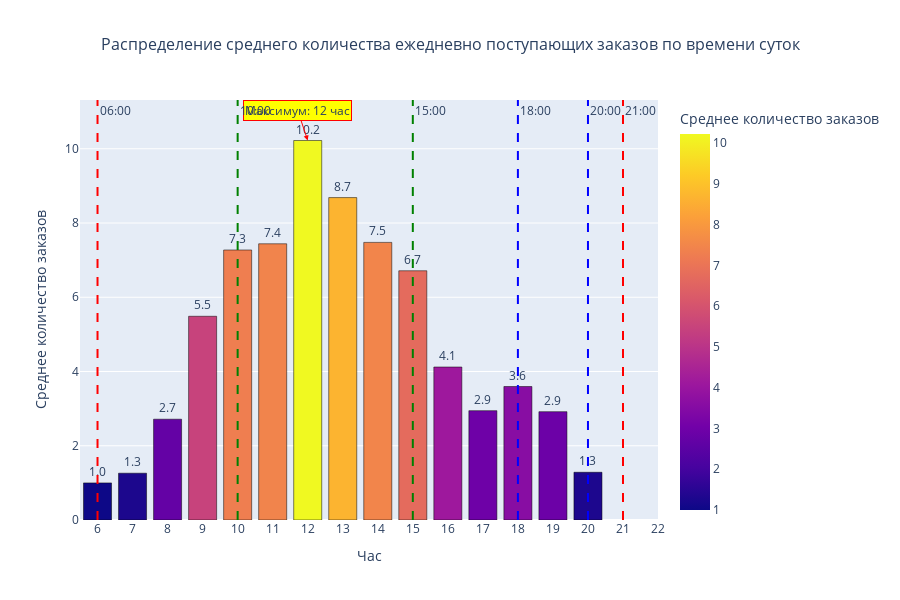

The notebook cell this image was saved under:
### Markdown cell above
### Задание 4.7
Выделите дату из признака времени совершения транзакции.
Сгруппируйте данные по датам и часам совершения транзакции и найдите количество заказов на каждый день-час. Затем найдите среднее количество ежедневно поступающих заказов в каждый из часов.

Постройте визуализацию, отражающую распределение среднего количества ежедневно поступающих заказов по времени суток (часу совершения транзакции).

Выберите верные утверждения:
* Больше всего заказов совершается в дневное время в интервале от 18 до 20 часов
* Больше всего заказов совершается в вечернее время в интервале от 10 до 15 часов
* Начиная с 21 часа вечера и до 6 утра (не включительно) заказы не поступают 
* Заказы поступают во все периоды дня

### Code cell
# Выделяем дату из признака времени совершения транзакции
data['Date'] = data['InvoiceDate'].dt.date

# Создаём временную копию для группировки
temp_data = data.copy()
temp_data['Date'] = pd.to_datetime(temp_data['Date'])

# Группируем данные по датам и часам, считаем количество уникальных заказов
orders_by_date_hour = temp_data.groupby(['Date', 'Hour'])['InvoiceNo'].nunique().reset_index()
orders_by_date_hour.columns = ['Date', 'Hour', 'Orders']

print("Пример данных по датам и часам (первые 10 строк):")
print("="*60)
print(orders_by_date_hour.head(10))
print("="*60)

# Находим среднее количество ежедневно поступающих заказов в каждый из часов
avg_orders_by_hour = orders_by_date_hour.groupby('Hour')['Orders'].mean().sort_index()

# Подготавливаем данные для визуализации
df_hourly = pd.DataFrame({
    'Hour': avg_orders_by_hour.index,
    'AvgOrders': avg_orders_by_hour.values
})

# Определяем час с максимальным количеством заказов
max_hour = avg_orders_by_hour.idxmax()
max_avg_orders = avg_orders_by_hour.max()

print(f"\nСреднее количество заказов по часам:")
print("="*60)
for hour in range(24):
    if hour in avg_orders_by_hour.index:
        count = avg_orders_by_hour[hour]
        marker = " ← МАКСИМУМ" if hour == max_hour else ""
        print(f"Час {hour:2d}: {count:>8.2f} заказов{marker}")
    else:
        print(f"Час {hour:2d}: {0:>8.2f} заказов ← НЕТ ЗАКАЗОВ")
print("="*60)

# Проверяем утверждения
print(f"\nПроверка утверждений:")
print("="*60)

# Утверждение 1: Больше всего заказов в интервале от 18 до 20 часов
max_orders_18_20 = avg_orders_by_hour[(avg_orders_by_hour.index >= 18) & (avg_orders_by_hour.index < 20)].max() if len(avg_orders_by_hour[(avg_orders_by_hour.index >= 18) & (avg_orders_by_hour.index < 20)]) > 0 else 0
statement1 = max_orders_18_20 >= avg_orders_by_hour.max()
print(f"1. Больше всего заказов в интервале 18-20 часов: {statement1}")
print(f"   Максимум в 18-20: {max_orders_18_20:.2f}, Общий максимум: {max_avg_orders:.2f}")

# Утверждение 2: Больше всего заказов в интервале от 10 до 15 часов
max_orders_10_15 = avg_orders_by_hour[(avg_orders_by_hour.index >= 10) & (avg_orders_by_hour.index < 15)].max() if len(avg_orders_by_hour[(avg_orders_by_hour.index >= 10) & (avg_orders_by_hour.index < 15)]) > 0 else 0
statement2 = max_orders_10_15 >= avg_orders_by_hour.max()
print(f"2. Больше всего заказов в интервале 10-15 часов: {statement2}")
print(f"   Максимум в 10-15: {max_orders_10_15:.2f}, Общий максимум: {max_avg_orders:.2f}")

# Утверждение 3: Начиная с 21 часа и до 6 утра (не включительно) заказы не поступают
hours_21_to_6 = list(range(21, 24)) + list(range(0, 6))
orders_21_to_6 = avg_orders_by_hour[avg_orders_by_hour.index.isin(hours_21_to_6)]
statement3 = len(orders_21_to_6) == 0 or orders_21_to_6.sum() == 0
print(f"3. С 21 до 6 утра заказы не поступают: {statement3}")
if len(orders_21_to_6) > 0:
    print(f"   Заказы в этот период: {orders_21_to_6.sum():.2f}")
    print(f"   Часы с заказами: {orders_21_to_6[orders_21_to_6 > 0].index.tolist()}")

# Утверждение 4: Заказы поступают во все периоды дня
all_hours = set(range(24))
hours_with_orders = set(avg_orders_by_hour[avg_orders_by_hour > 0].index)
statement4 = all_hours == hours_with_orders
print(f"4. Заказы поступают во все периоды дня: {statement4}")
if not statement4:
    hours_without_orders = sorted(all_hours - hours_with_orders)
    print(f"   Часы без заказов: {hours_without_orders}")

print("="*60)

# Строим визуализацию
fig = px.bar(
    df_hourly,
    x='Hour',
    y='AvgOrders',
    title='Распределение среднего количества ежедневно поступающих заказов по времени суток',
    labels={'AvgOrders': 'Среднее количество заказов', 'Hour': 'Час'},
    text='AvgOrders',
    color='AvgOrders',
    color_continuous_scale='Plasma'
)

# Настраиваем внешний вид
fig.update_traces(
    texttemplate='%{text:.1f}',
    textposition='outside',
    marker_line_color='black',
    marker_line_width=0.5
)

# Выделяем час с максимальным количеством заказов
fig.add_annotation(
    x=max_hour,
    y=max_avg_orders,
    text=f'Максимум: {max_hour} час',
    showarrow=True,
    arrowhead=2,
    arrowcolor='red',
    bgcolor='yellow',
    bordercolor='red'
)

# Добавляем вертикальные линии для выделения периодов
fig.add_vline(x=18, line_dash="dash", line_color="blue", annotation_text="18:00")
fig.add_vline(x=20, line_dash="dash", line_color="blue", annotation_text="20:00")
fig.add_vline(x=10, line_dash="dash", line_color="green", annotation_text="10:00")
fig.add_vline(x=15, line_dash="dash", line_color="green", annotation_text="15:00")
fig.add_vline(x=21, line_dash="dash", line_color="red", annotation_text="21:00")
fig.add_vline(x=6, line_dash="dash", line_color="red", annotation_text="06:00")

fig.update_layout(
    title_font_size=16,
    title_x=0.5,
    xaxis_title='Час',
    yaxis_title='Среднее количество заказов',
    height=600,
    xaxis=dict(tickmode='linear', tick0=0, dtick=1)
)

fig.show()

# Дополнительная статистика
print(f"\nДополнительная статистика:")
print(f"Час с максимальным количеством заказов: {max_hour} ({max_avg_orders:.2f} заказов)")
print(f"Часы с заказами: {sorted(hours_with_orders)}")
print(f"Всего часов с заказами: {len(hours_with_orders)} из 24")

### Figure 1 — Plotly figure (JSON) as saved in the notebook; plotly's stock layout.template omitted (floating-point values rounded to 4 significant figures)
{"data": [{"alignmentgroup": "True", "hovertemplate": "Час=%{x}<br>Среднее количество заказов=%{marker.color}<extra></extra>", "legendgroup": "", "marker": {"color": [1, 1.261, 2.716, 5.488, 7.274, 7.441, 10.22, 8.685, 7.478, 6.714, 4.121, 2.945, 3.596, 2.918, 1.286], "coloraxis": "coloraxis", "line": {"color": "black", "width": 0.5}, "pattern": {"shape": ""}}, "name": "", "offsetgroup": "", "orientation": "v", "showlegend": false, "text": [1, 1.261, 2.716, 5.488, 7.274, 7.441, 10.22, 8.685, 7.478, 6.714, 4.121, 2.945, 3.596, 2.918, 1.286], "textposition": "outside", "texttemplate": "%{text:.1f}", "type": "bar", "x": [6, 7, 8, 9, 10, 11, 12, 13, 14, 15, 16, 17, 18, 19, 20], "xaxis": "x", "y": [1, 1.261, 2.716, 5.488, 7.274, 7.441, 10.22, 8.685, 7.478, 6.714, 4.121, 2.945, 3.596, 2.918, 1.286], "yaxis": "y"}], "layout": {"annotations": [{"arrowcolor": "red", "arrowhead": 2, "bgcolor": "yellow", "bordercolor": "red", "showarrow": true, "text": "Максимум: 12 час", "x": 12, "y": 10.22}, {"showarrow": false, "text": "18:00", "x": 18, "xanchor": "left", "xref": "x", "y": 1, "yanchor": "top", "yref": "y domain"}, {"showarrow": false, "text": "20:00", "x": 20, "xanchor": "left", "xref": "x", "y": 1, "yanchor": "top", "yref": "y domain"}, {"showarrow": false, "text": "10:00", "x": 10, "xanchor": "left", "xref": "x", "y": 1, "yanchor": "top", "yref": "y domain"}, {"showarrow": false, "text": "15:00", "x": 15, "xanchor": "left", "xref": "x", "y": 1, "yanchor": "top", "yref": "y domain"}, {"showarrow": false, "text": "21:00", "x": 21, "xanchor": "left", "xref": "x", "y": 1, "yanchor": "top", "yref": "y domain"}, {"showarrow": false, "text": "06:00", "x": 6, "xanchor": "left", "xref": "x", "y": 1, "yanchor": "top", "yref": "y domain"}], "barmode": "relative", "coloraxis": {"colorbar": {"title": {"text": "Среднее количество заказов"}}, "colorscale": [[0, "#0d0887"], [0.1111, "#46039f"], [0.2222, "#7201a8"], [0.3333, "#9c179e"], [0.4444, "#bd3786"], [0.5556, "#d8576b"], [0.6667, "#ed7953"], [0.7778, "#fb9f3a"], [0.8889, "#fdca26"], [1, "#f0f921"]]}, "height": 600, "legend": {"tracegroupgap": 0}, "shapes": [{"line": {"color": "blue", "dash": "dash"}, "type": "line", "x0": 18, "x1": 18, "xref": "x", "y0": 0, "y1": 1, "yref": "y domain"}, {"line": {"color": "blue", "dash": "dash"}, "type": "line", "x0": 20, "x1": 20, "xref": "x", "y0": 0, "y1": 1, "yref": "y domain"}, {"line": {"color": "green", "dash": "dash"}, "type": "line", "x0": 10, "x1": 10, "xref": "x", "y0": 0, "y1": 1, "yref": "y domain"}, {"line": {"color": "green", "dash": "dash"}, "type": "line", "x0": 15, "x1": 15, "xref": "x", "y0": 0, "y1": 1, "yref": "y domain"}, {"line": {"color": "red", "dash": "dash"}, "type": "line", "x0": 21, "x1": 21, "xref": "x", "y0": 0, "y1": 1, "yref": "y domain"}, {"line": {"color": "red", "dash": "dash"}, "type": "line", "x0": 6, "x1": 6, "xref": "x", "y0": 0, "y1": 1, "yref": "y domain"}], "title": {"font": {"size": 16}, "text": "Распределение среднего количества ежедневно поступающих заказов по времени суток", "x": 0.5}, "xaxis": {"anchor": "y", "domain": [0, 1], "dtick": 1, "tick0": 0, "tickmode": "linear", "title": {"text": "Час"}}, "yaxis": {"anchor": "x", "domain": [0, 1], "title": {"text": "Среднее количество заказов"}}}}
